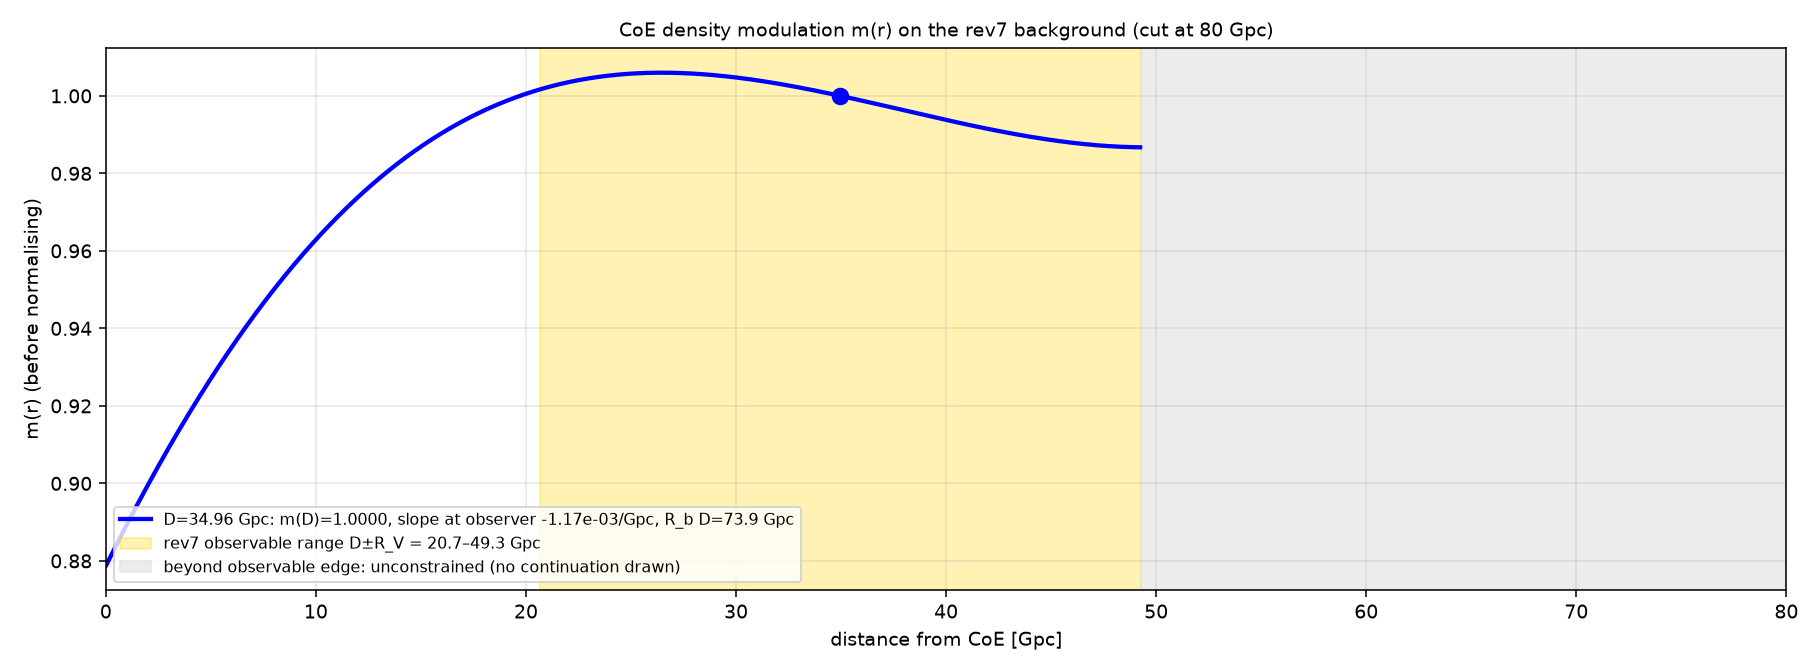

Generate this figure with Python:
# rev7 regeneration of rev6 Fig 16 (CoE density modulation m(r)). Same shape law and coefficients as the ray trace actually used
# in the rev7 solve (famP.py 'poly', C=[-0.041,-0.035,0.1353,0], run by joint_solve/phase2/p2_bg_build.py at D=34.96):
# m(r)=exp sum_k c_k (min(r/D,R_b)-1)^(k+1), R_b=1.5(1+R_V/D), R_V=14.30048 Gpc (observable radius). rev6 drew it at D=42.
import numpy as np,json,matplotlib;matplotlib.use('Agg');import matplotlib.pyplot as plt
CC=[-0.041,-0.035,0.1353,0.0];RV=14.30048287260589
def law(D):
    Rb=1.5*(1+RV/D);return (lambda r:np.exp(sum(c*(np.minimum(np.abs(r/D),Rb)-1)**(k+1) for k,c in enumerate(CC)))),Rb
fig,ax=plt.subplots(figsize=(13,4.8));r=np.linspace(0.01,80,1600);out={}
for D,st,c in ((34.96,'-','b'),):
    m,Rb=law(D);s=(m(D+1e-3)-m(D-1e-3))/2e-3;re=min(D+RV,Rb*D)
    ri=r[r<=re];ax.plot(ri,m(ri),st,color=c,lw=2.2 if D<40 else 1.2,label=f'D={D:g} Gpc'+f': m(D)={m(D):.4f}, slope at observer {s:.2e}/Gpc, R_b D={Rb*D:.1f} Gpc')
    ax.plot(D,m(D),'o',color=c,ms=8);out[str(D)]=dict(m_obs=float(m(D)),slope=float(s),m_lo=float(m(D-RV)),m_hi=float(m(re)),RbD=float(Rb*D))
ax.axvspan(34.96-RV,34.96+RV,color='gold',alpha=.3,label=f'rev7 observable range D±R_V = {34.96-RV:.1f}–{34.96+RV:.1f} Gpc')
ax.axvspan(34.96+RV,80,color='0.88',alpha=.6,label='beyond observable edge: unconstrained (no continuation drawn)')
ax.set_xlim(0,80);ax.set_xlabel('distance from CoE [Gpc]');ax.set_ylabel('m(r) (before normalising)');ax.legend(fontsize=8,loc='lower left');ax.grid(alpha=.3)
ax.set_title('CoE density modulation m(r) on the rev7 background (cut at 80 Gpc)',fontsize=10)
fig.tight_layout();fig.savefig(__file__.replace('.py','.png'),dpi=140,facecolor='w');json.dump(out,open(__file__.replace('.py','.json'),'w'),indent=1);print(out)
